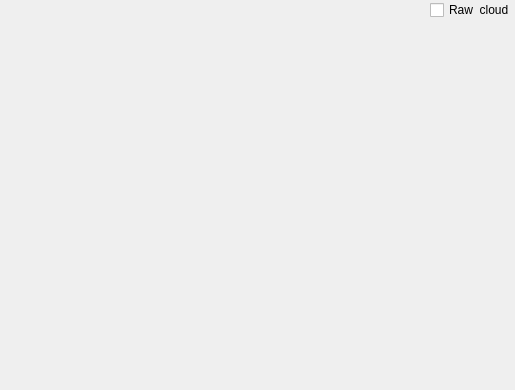
<?xml version="1.0" encoding="UTF-8"?>
<ui version="4.0">
 <class>loopClosureViewer</class>
 <widget class="QWidget" name="loopClosureViewer">
  <property name="geometry">
   <rect>
    <x>0</x>
    <y>0</y>
    <width>515</width>
    <height>390</height>
   </rect>
  </property>
  <property name="windowTitle">
   <string>Form</string>
  </property>
  <layout class="QVBoxLayout" name="verticalLayout" stretch="0,1">
   <property name="spacing">
    <number>0</number>
   </property>
   <property name="margin">
    <number>0</number>
   </property>
   <item>
    <layout class="QHBoxLayout" name="horizontalLayout_2">
     <item>
      <widget class="QLabel" name="label_idA">
       <property name="text">
        <string/>
       </property>
       <property name="alignment">
        <set>Qt::AlignCenter</set>
       </property>
      </widget>
     </item>
     <item>
      <widget class="QLabel" name="label_idB">
       <property name="text">
        <string/>
       </property>
       <property name="alignment">
        <set>Qt::AlignCenter</set>
       </property>
      </widget>
     </item>
     <item>
      <widget class="QLabel" name="label_transform">
       <property name="text">
        <string/>
       </property>
       <property name="alignment">
        <set>Qt::AlignCenter</set>
       </property>
       <property name="textInteractionFlags">
        <set>Qt::LinksAccessibleByMouse|Qt::TextSelectableByMouse</set>
       </property>
      </widget>
     </item>
     <item>
      <spacer name="horizontalSpacer_2">
       <property name="orientation">
        <enum>Qt::Horizontal</enum>
       </property>
       <property name="sizeHint" stdset="0">
        <size>
         <width>40</width>
         <height>20</height>
        </size>
       </property>
      </spacer>
     </item>
     <item>
      <widget class="QCheckBox" name="checkBox_rawCloud">
       <property name="text">
        <string>Raw  cloud</string>
       </property>
      </widget>
     </item>
    </layout>
   </item>
   <item>
    <widget class="rtabmap::CloudViewer" name="cloudViewerTransform" native="true"/>
   </item>
  </layout>
 </widget>
 <customwidgets>
  <customwidget>
   <class>rtabmap::CloudViewer</class>
   <extends>QWidget</extends>
   <header>rtabmap/gui/CloudViewer.h</header>
   <container>1</container>
  </customwidget>
 </customwidgets>
 <resources/>
 <connections/>
</ui>
